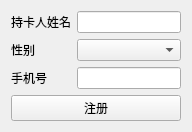
<?xml version="1.0" encoding="UTF-8"?>
<ui version="4.0">
 <class>addmemeberwidget</class>
 <widget class="QWidget" name="addmemeberwidget">
  <property name="geometry">
   <rect>
    <x>0</x>
    <y>0</y>
    <width>192</width>
    <height>115</height>
   </rect>
  </property>
  <property name="windowTitle">
   <string>新会员登记</string>
  </property>
  <layout class="QVBoxLayout" name="verticalLayout">
   <item>
    <layout class="QFormLayout" name="formLayout">
     <item row="0" column="0">
      <widget class="QLabel" name="label">
       <property name="text">
        <string>持卡人姓名</string>
       </property>
      </widget>
     </item>
     <item row="1" column="0">
      <widget class="QLabel" name="label_2">
       <property name="text">
        <string>性别</string>
       </property>
      </widget>
     </item>
     <item row="2" column="0">
      <widget class="QLabel" name="label_3">
       <property name="text">
        <string>手机号</string>
       </property>
      </widget>
     </item>
     <item row="0" column="1">
      <widget class="QLineEdit" name="lineEdit"/>
     </item>
     <item row="2" column="1">
      <widget class="QLineEdit" name="lineEdit_2"/>
     </item>
     <item row="1" column="1">
      <widget class="QComboBox" name="comboBox">
       <item>
        <property name="text">
         <string/>
        </property>
       </item>
       <item>
        <property name="text">
         <string>男</string>
        </property>
       </item>
       <item>
        <property name="text">
         <string>女</string>
        </property>
       </item>
      </widget>
     </item>
    </layout>
   </item>
   <item>
    <widget class="QPushButton" name="pushButton">
     <property name="text">
      <string>注册</string>
     </property>
    </widget>
   </item>
  </layout>
 </widget>
 <resources/>
 <connections/>
</ui>
